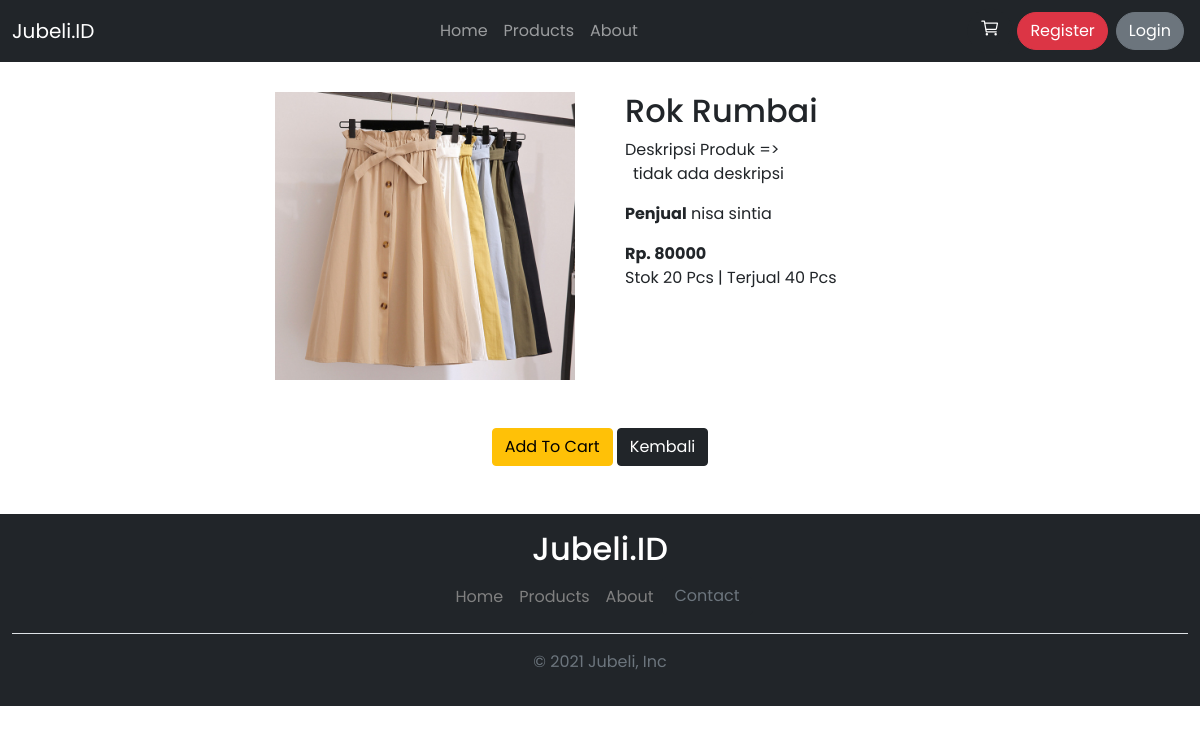
Page /?page=detail&id=10 on the committed database.
### tables this page shows
CREATE TABLE `products` (
  `product_id` int(11) NOT NULL,
  `product_code` varchar(20) NOT NULL,
  `product_name` varchar(100) NOT NULL,
  `product_price` int(11) NOT NULL,
  `category` varchar(50) NOT NULL,
  `stok` int(11) NOT NULL,
  `user_id` int(11) NOT NULL,
  `gambar` varchar(100) NOT NULL,
  `sold` int(11) NOT NULL DEFAULT 0,
  `deskripsi` text NOT NULL
);

CREATE TABLE `users` (
  `user_id` int(11) NOT NULL,
  `username` varchar(16) NOT NULL,
  `password` varchar(255) NOT NULL,
  `full_name` varchar(50) NOT NULL,
  `status_id` int(11) NOT NULL,
  `saldo` int(11) NOT NULL DEFAULT 0
);

### components/c_functions.php (called while the page is built, shortened)
<?php
$database = mysqli_connect("localhost", "root", "", "tokomedia3");
function getResult($query)
{
    global $database;
    $raw = mysqli_query($database, $query);
    $collection = [];
    while ($data = mysqli_fetch_assoc($raw)) {
        $collection[] = $data;
    }
    return $collection;
}

### pages/product-detail/index.php (the view, shortened to what this page needs)
<?php
    if(isset($_GET['id'])){
        $id = $_GET['id'];
    } else {
        header("location:./");
    }
    $product = getResult("SELECT * FROM products WHERE product_id = $id")[0];
    $seller = getResult("SELECT full_name FROM users WHERE user_id =".$product['user_id'])[0];
    $infoUser = $_SESSION['loginData'];
?>
<div class="detail-container ">
    <img class="detail-main-image" src="./assets/img/<?= $product['gambar'] ?>" alt="<?= $product['product_name'] ?>">
    <div>
        <h2><?= $product['product_name'] ?></h2>
        <p>
            Deskripsi Produk => <br>
            <span class="ms-2 d-block">
                <?= $product['deskripsi'] ?>
            </span>
        </p>
        <p><b>Penjual</b> <?= $seller['full_name'] ?></p>
        <b>Rp. <?= $product['product_price'] ?></b>
        <div>
            <span>Stok <?= $product['stok'] ?> Pcs </span>|
            <span>Terjual <?= $product['sold'] ?> Pcs</span>
        </div>
    </div>
</div>
<div class="text-center mt-5">
    <a class="btn btn-warning <?= $class = $product['stok'] == 0 || $infoUser['user_id'] == $product['user_id'] ? 'd-none' : NULL ?>" href="./process/add-cart.process.php?product_id=<?= $product['product_id'] ?>">Add To Cart</a>
    <a href="<?= $link = isset($_GET['from']) ? './?page=products&tab=semua' : './' ?>" class="btn btn-dark">Kembali</a>
</div>

### assets/css/style.css (style rules this page uses)
body { font-family: "poppins", sans-serif; }
.detail-container { margin-top: 30px; display: grid; grid-template-columns: 1fr 1fr; gap: 50px; }
.detail-container > img { justify-self: flex-end; }
.detail-main-image { display: block; width: 300px; }
.detail-container > div { justify-self: flex-start; }

### rows in the picture
products: gambar (picture), product_name "Rok Rumbai", deskripsi "tidak ada deskripsi", product_price "80000", stok "20", sold "40"
users: full_name "nisa sintia"
